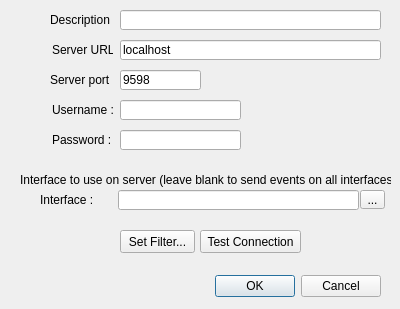
<?xml version="1.0" encoding="UTF-8"?>
<ui version="4.0">
 <class>DialogLevel2DrvSetup</class>
 <widget class="QDialog" name="DialogLevel2DrvSetup">
  <property name="geometry">
   <rect>
    <x>0</x>
    <y>0</y>
    <width>400</width>
    <height>309</height>
   </rect>
  </property>
  <property name="windowTitle">
   <string>Dialog</string>
  </property>
  <widget class="QDialogButtonBox" name="buttonBox">
   <property name="geometry">
    <rect>
     <x>40</x>
     <y>270</y>
     <width>341</width>
     <height>32</height>
    </rect>
   </property>
   <property name="orientation">
    <enum>Qt::Horizontal</enum>
   </property>
   <property name="standardButtons">
    <set>QDialogButtonBox::Cancel|QDialogButtonBox::Ok</set>
   </property>
  </widget>
  <widget class="QLineEdit" name="lineEdit">
   <property name="geometry">
    <rect>
     <x>120</x>
     <y>10</y>
     <width>261</width>
     <height>20</height>
    </rect>
   </property>
  </widget>
  <widget class="QLabel" name="label_2">
   <property name="geometry">
    <rect>
     <x>52</x>
     <y>40</y>
     <width>61</width>
     <height>20</height>
    </rect>
   </property>
   <property name="text">
    <string>Server URL : </string>
   </property>
  </widget>
  <widget class="QLineEdit" name="lineEdit_2">
   <property name="geometry">
    <rect>
     <x>120</x>
     <y>40</y>
     <width>261</width>
     <height>20</height>
    </rect>
   </property>
   <property name="text">
    <string>localhost</string>
   </property>
  </widget>
  <widget class="QLabel" name="label_3">
   <property name="geometry">
    <rect>
     <x>50</x>
     <y>10</y>
     <width>61</width>
     <height>20</height>
    </rect>
   </property>
   <property name="text">
    <string>Description : </string>
   </property>
  </widget>
  <widget class="QLabel" name="label_4">
   <property name="geometry">
    <rect>
     <x>50</x>
     <y>70</y>
     <width>61</width>
     <height>20</height>
    </rect>
   </property>
   <property name="text">
    <string>Server port : </string>
   </property>
  </widget>
  <widget class="QLineEdit" name="lineEdit_3">
   <property name="geometry">
    <rect>
     <x>120</x>
     <y>70</y>
     <width>81</width>
     <height>20</height>
    </rect>
   </property>
   <property name="text">
    <string>9598</string>
   </property>
  </widget>
  <widget class="QLabel" name="label_5">
   <property name="geometry">
    <rect>
     <x>52</x>
     <y>100</y>
     <width>61</width>
     <height>20</height>
    </rect>
   </property>
   <property name="text">
    <string>Username :</string>
   </property>
  </widget>
  <widget class="QLineEdit" name="lineEdit_4">
   <property name="geometry">
    <rect>
     <x>120</x>
     <y>100</y>
     <width>121</width>
     <height>20</height>
    </rect>
   </property>
   <property name="text">
    <string/>
   </property>
  </widget>
  <widget class="QLabel" name="label_6">
   <property name="geometry">
    <rect>
     <x>52</x>
     <y>130</y>
     <width>61</width>
     <height>20</height>
    </rect>
   </property>
   <property name="text">
    <string>Password :</string>
   </property>
  </widget>
  <widget class="QLineEdit" name="lineEdit_5">
   <property name="geometry">
    <rect>
     <x>120</x>
     <y>130</y>
     <width>121</width>
     <height>20</height>
    </rect>
   </property>
   <property name="text">
    <string/>
   </property>
  </widget>
  <widget class="QLabel" name="label_7">
   <property name="geometry">
    <rect>
     <x>20</x>
     <y>170</y>
     <width>371</width>
     <height>20</height>
    </rect>
   </property>
   <property name="text">
    <string>Interface to use on server (leave blank to send events on all interfaces)</string>
   </property>
  </widget>
  <widget class="QLineEdit" name="lineEdit_6">
   <property name="geometry">
    <rect>
     <x>118</x>
     <y>190</y>
     <width>241</width>
     <height>20</height>
    </rect>
   </property>
   <property name="text">
    <string/>
   </property>
  </widget>
  <widget class="QLabel" name="label_8">
   <property name="geometry">
    <rect>
     <x>40</x>
     <y>190</y>
     <width>71</width>
     <height>20</height>
    </rect>
   </property>
   <property name="text">
    <string>Interface :</string>
   </property>
  </widget>
  <widget class="QPushButton" name="btnSetFilter">
   <property name="geometry">
    <rect>
     <x>120</x>
     <y>230</y>
     <width>75</width>
     <height>23</height>
    </rect>
   </property>
   <property name="text">
    <string>Set Filter...</string>
   </property>
  </widget>
  <widget class="QPushButton" name="btnTestConnection">
   <property name="geometry">
    <rect>
     <x>200</x>
     <y>230</y>
     <width>101</width>
     <height>23</height>
    </rect>
   </property>
   <property name="text">
    <string>Test Connection</string>
   </property>
  </widget>
  <widget class="QToolButton" name="toolButton">
   <property name="geometry">
    <rect>
     <x>360</x>
     <y>190</y>
     <width>25</width>
     <height>19</height>
    </rect>
   </property>
   <property name="text">
    <string>...</string>
   </property>
  </widget>
 </widget>
 <resources/>
 <connections>
  <connection>
   <sender>buttonBox</sender>
   <signal>accepted()</signal>
   <receiver>DialogLevel2DrvSetup</receiver>
   <slot>accept()</slot>
   <hints>
    <hint type="sourcelabel">
     <x>248</x>
     <y>254</y>
    </hint>
    <hint type="destinationlabel">
     <x>157</x>
     <y>274</y>
    </hint>
   </hints>
  </connection>
  <connection>
   <sender>buttonBox</sender>
   <signal>rejected()</signal>
   <receiver>DialogLevel2DrvSetup</receiver>
   <slot>reject()</slot>
   <hints>
    <hint type="sourcelabel">
     <x>316</x>
     <y>260</y>
    </hint>
    <hint type="destinationlabel">
     <x>286</x>
     <y>274</y>
    </hint>
   </hints>
  </connection>
 </connections>
</ui>
